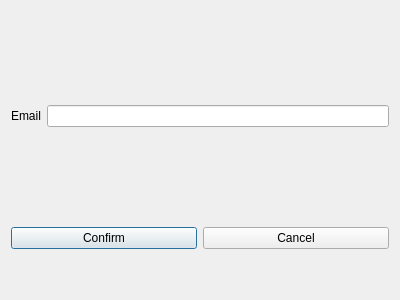
<?xml version="1.0" encoding="UTF-8"?>
<ui version="4.0">
 <class>forgotPassword</class>
 <widget class="QDialog" name="forgotPassword">
  <property name="geometry">
   <rect>
    <x>0</x>
    <y>0</y>
    <width>400</width>
    <height>300</height>
   </rect>
  </property>
  <property name="windowTitle">
   <string>Dialog</string>
  </property>
  <layout class="QVBoxLayout" name="verticalLayout_2">
   <item>
    <layout class="QVBoxLayout" name="verticalLayout">
     <item>
      <layout class="QFormLayout" name="formLayout">
       <property name="formAlignment">
        <set>Qt::AlignmentFlag::AlignLeading|Qt::AlignmentFlag::AlignLeft|Qt::AlignmentFlag::AlignVCenter</set>
       </property>
       <item row="0" column="0">
        <widget class="QLabel" name="label">
         <property name="text">
          <string>Email</string>
         </property>
        </widget>
       </item>
       <item row="0" column="1">
        <widget class="QLineEdit" name="lineEdit_forgotPasswordEmail"/>
       </item>
      </layout>
     </item>
     <item>
      <layout class="QHBoxLayout" name="horizontalLayout">
       <item>
        <widget class="QPushButton" name="pushButton_forgotConfirm">
         <property name="text">
          <string>Confirm</string>
         </property>
        </widget>
       </item>
       <item>
        <widget class="QPushButton" name="pushButton_forgotCancel">
         <property name="text">
          <string>Cancel</string>
         </property>
        </widget>
       </item>
      </layout>
     </item>
     <item>
      <spacer name="verticalSpacer">
       <property name="orientation">
        <enum>Qt::Orientation::Vertical</enum>
       </property>
       <property name="sizeType">
        <enum>QSizePolicy::Policy::Maximum</enum>
       </property>
       <property name="sizeHint" stdset="0">
        <size>
         <width>20</width>
         <height>40</height>
        </size>
       </property>
      </spacer>
     </item>
    </layout>
   </item>
  </layout>
 </widget>
 <resources/>
 <connections/>
</ui>
